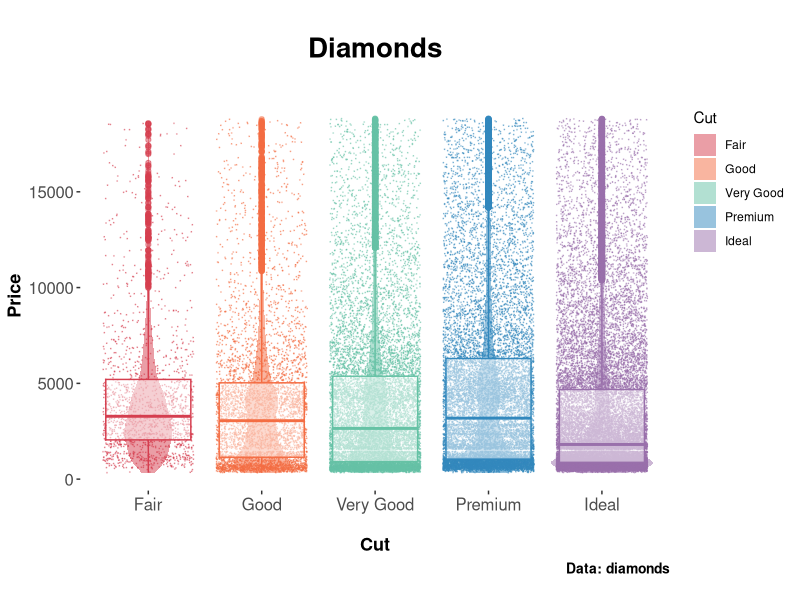

Write the R code that produced this figure.

library("ggplot2")

data(diamonds)

ggplot(data = diamonds, aes(x = cut, y = price)) + 
  scale_fill_manual(values = c("#d53e4f", "#f46d43", "#66c2a5","#3288bd", "#9970ab")) +
  scale_color_manual(values = c("#d53e4f", "#f46d43", "#66c2a5","#3288bd", "#9970ab")) +
  geom_jitter(aes(color = cut), size = .01, alpha = 0.4, show.legend = FALSE) +
  geom_violin(aes(fill = cut), alpha = 0.5, color = NA) +
  geom_boxplot(aes(color = cut), alpha = 0.5, show.legend = FALSE) + 
  xlab('\nCut') + 
  ylab('Price') +
  labs(title="\nDiamonds", 
       subtitle = "",
       caption = "Data: diamonds\n",
       fill= "Cut") +
  theme(
    axis.text.x = element_text(size = 12),
    axis.text.y = element_text(size = 12),
    axis.title.x = element_text(size = 13, face="bold"),
    axis.title.y = element_text(size = 13, face="bold"),
    panel.spacing = unit(0, "pt"),
    panel.border = element_blank(),
    panel.grid.major.x = element_blank(),
    strip.background = element_blank(),
    strip.text = element_text(colour = "black"),
    legend.justification = c("right", "top"),
    legend.box.just = "right",
    legend.margin = margin(6, 6, 6, 6),
    plot.title = element_text(size = 20, face="bold", hjust = 0.5),
    plot.subtitle = element_text(size = 16, face="bold", hjust = 0.5),
    plot.caption = element_text(size = 10, face="bold", hjust = 1),
    panel.background = element_rect(fill = "white", colour = "white")
  )
